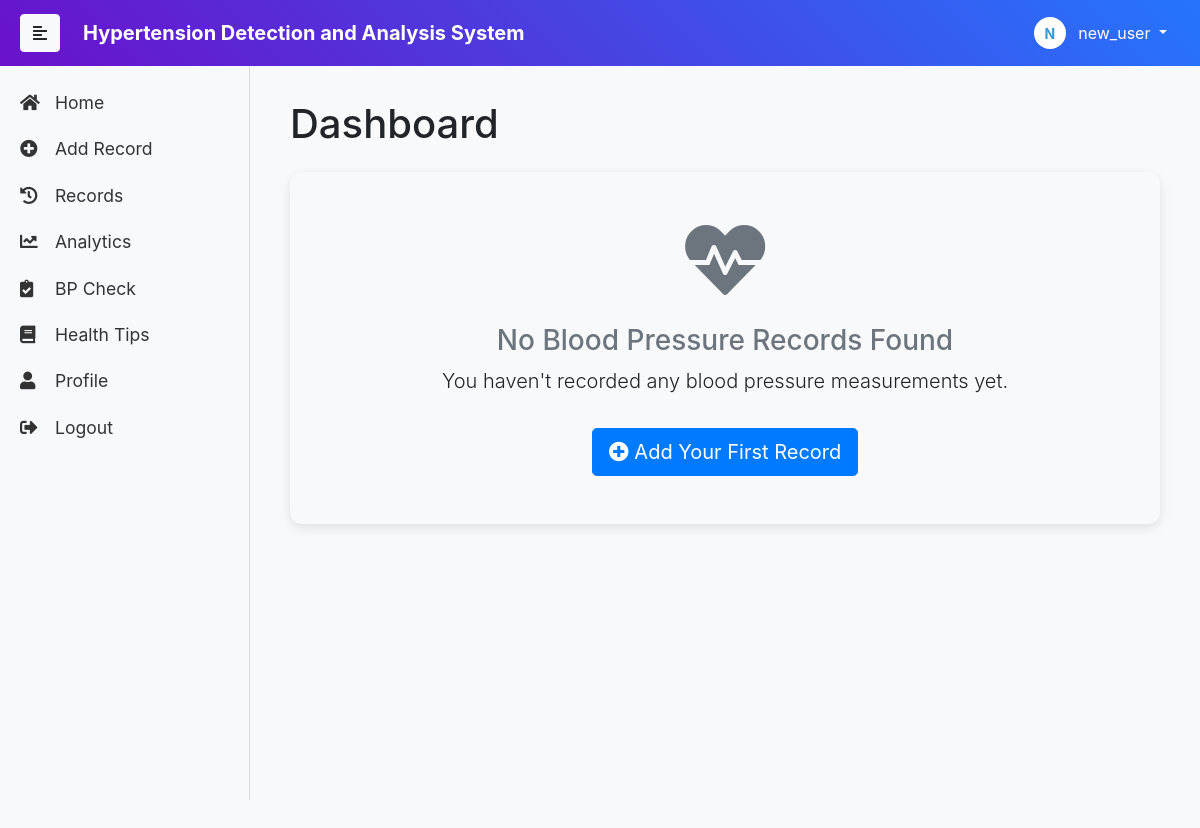
Page / (signed in) on the earlier database version.
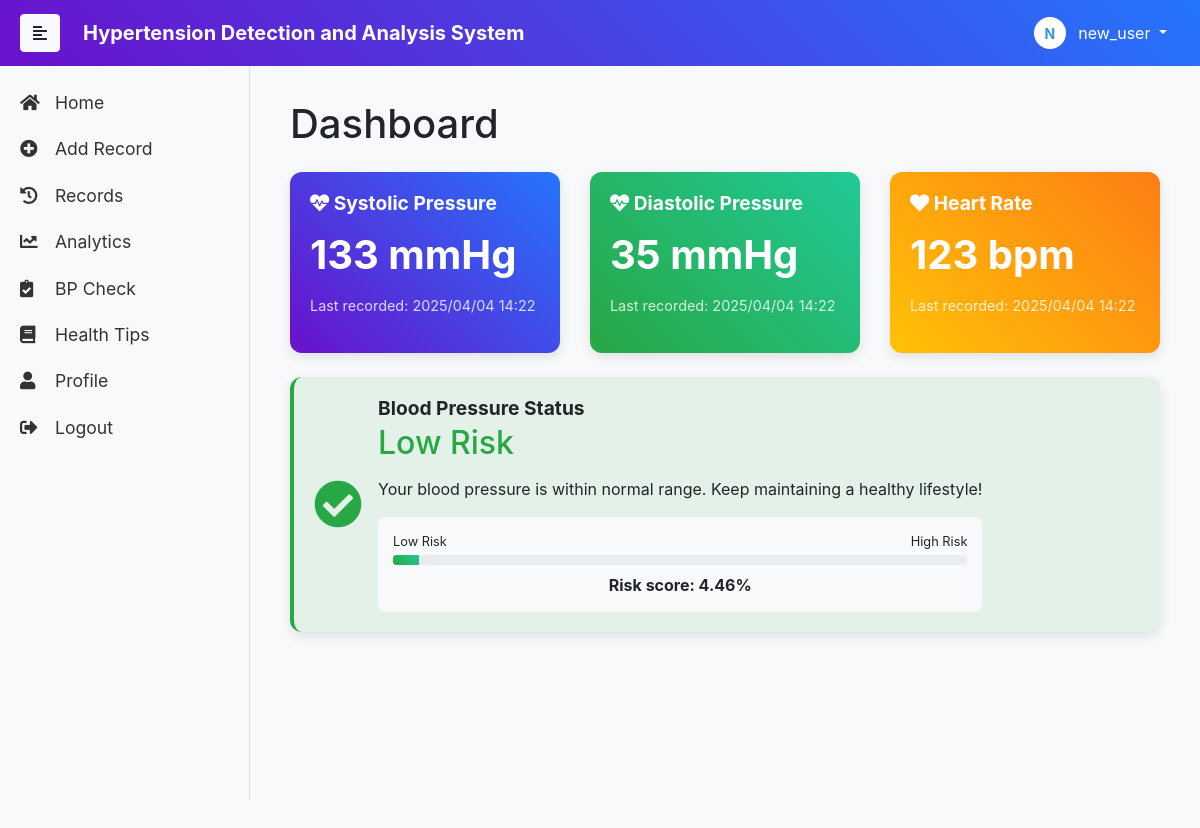
Same page on the later database version.
### app.py (models this page shows, shortened)
class BloodPressureRecord(db.Model):
    __tablename__ = 'blood_pressure_records'
    id = db.Column(db.Integer, primary_key=True)
    user_id = db.Column(db.Integer, db.ForeignKey('users.id'), nullable=False)
    systolic = db.Column(db.Integer, nullable=False)  # 收缩压
    diastolic = db.Column(db.Integer, nullable=False)  # 舒张压
    pulse = db.Column(db.Integer)  # 脉搏
    recorded_at = db.Column(db.DateTime, default=datetime.utcnow)
    notes = db.Column(db.String(500))  # 备注
    predicted_risk = db.Column(db.Float)  # 预测风险值(0-1)
    predicted_status = db.Column(db.String(20))  # 预测状态
    user = db.relationship('User', backref=db.backref('blood_pressure_records', lazy=True))
    @property
    def status(self):
        if not self.predicted_status:
            return self._default_status()
        return self.predicted_status

### app.py (the view)
@app.route('/')
@login_required
def index():
    latest_record = BloodPressureRecord.query.filter_by(user_id=current_user.id)\
                        .order_by(desc(BloodPressureRecord.recorded_at)).first()
    return render_template('index.html', latest_record=latest_record)

### app.py (called while the page is built)
@login_manager.user_loader
def load_user(user_id):
    return User.query.get(int(user_id))

    @property
    def is_authenticated(self):
        return True

### templates/index.html (shortened to what the changed rows need)
{% extends "base.html" %}
{% block content %}
<link rel="stylesheet" href="{{ url_for('static', filename='css/index.css') }}">
<div class="container-fluid">
    <h1 class="mb-4">Dashboard</h1>
    {% if latest_record %}
    <div class="row">
        <div class="col-md-4">
            <div class="card bg-primary text-white mb-4">
                <div class="card-body">
                    <h5 class="card-title"><i class="fas fa-heartbeat"></i> Systolic Pressure</h5>
                    <p class="card-value">{{ latest_record.systolic }} mmHg</p>
                    <p class="card-meta">Last recorded: {{ latest_record.recorded_at.strftime('%Y/%m/%d %H:%M') }}</p>
                </div>
            </div>
        </div>
        <div class="col-md-4">
            <div class="card bg-success text-white mb-4">
                <div class="card-body">
                    <h5 class="card-title"><i class="fas fa-heartbeat"></i> Diastolic Pressure</h5>
                    <p class="card-value">{{ latest_record.diastolic }} mmHg</p>
                    <p class="card-meta">Last recorded: {{ latest_record.recorded_at.strftime('%Y/%m/%d %H:%M') }}</p>
                </div>
            </div>
        </div>
        <div class="col-md-4">
            <div class="card bg-warning text-white mb-4">
                <div class="card-body">
                    <h5 class="card-title"><i class="fas fa-heart"></i> Heart Rate</h5>
                    <p class="card-value">{% if latest_record.pulse %}{{ latest_record.pulse }} bpm{% else %}--{% endif %}</p>
                    <p class="card-meta">Last recorded: {{ latest_record.recorded_at.strftime('%Y/%m/%d %H:%M') }}</p>
                </div>
            </div>
        </div>
    </div>
    <div class="row">
        <div class="col-md-12">
            <div class="card {% if latest_record.predicted_risk < 0.3 %}border-left-success bg-success-light
                         {% elif latest_record.predicted_risk < 0.6 %}border-left-warning bg-warning-light
                         {% else %}border-left-danger bg-danger-light{% endif %} mb-4">
                <div class="card-body">
                    <div class="d-flex align-items-center">
                        <div class="mr-3">
                            {% if latest_record.predicted_risk < 0.3 %}
                            <i class="fas fa-check-circle fa-3x text-success"></i>
                            {% elif latest_record.predicted_risk < 0.6 %}
                            <i class="fas fa-exclamation-triangle fa-3x text-warning"></i>
                            {% else %}
                            <i class="fas fa-times-circle fa-3x text-danger"></i>
                            {% endif %}
                        </div>
                        <div>
                            <h5 class="card-title font-weight-bold mb-1">Blood Pressure Status</h5>
                            <h2 class="mb-2 {% if latest_record.predicted_risk < 0.3 %}text-success
                                          {% elif latest_record.predicted_risk < 0.6 %}text-warning
                                          {% else %}text-danger{% endif %}">
                                {{ latest_record.status }}
                            </h2>
                            <p class="card-text mb-1">
                                {% if "Low" in latest_record.status %}
                                Your blood pressure is within normal range. Keep maintaining a healthy lifestyle!
                                {% elif "Medium" in latest_record.status %}
                                Your blood pressure shows some risk factors. Consider lifestyle changes.
                                {% else %}
                                Your blood pressure indicates high risk. Please consult a healthcare professional.
                                {% endif %}
                            </p>
                            <div class="risk-meter mt-3">
                                <div class="d-flex justify-content-between mb-1">
                                    <small>Low Risk</small>
                                    <small>High Risk</small>
                                </div>
                                <div class="progress" style="height: 10px;">
                                    <div class="progress-bar {% if latest_record.predicted_risk < 0.3 %}bg-success
                                                           {% elif latest_record.predicted_risk < 0.6 %}bg-warning
                                                           {% else %}bg-danger{% endif %}"
                                         role="progressbar"
                                         style="width: {{ latest_record.predicted_risk * 100 }}%"
                                         aria-valuenow="{{ latest_record.predicted_risk * 100 }}"
                                         aria-valuemin="0"
                                         aria-valuemax="100">
                                    </div>
                                </div>
                                <div class="text-center mt-2">
                                    <strong>Risk score: {{ "%.2f"|format(latest_record.predicted_risk*100) }}%</strong>
                                </div>
                            </div>
                        </div>
                    </div>
                </div>
            </div>
        </div>
    </div>
    {% else %}
    <div class="row">
        <div class="col-md-12">
            <div class="card bg-light mb-4">
                <div class="card-body text-center py-5">
                    <i class="fas fa-heartbeat fa-5x text-muted mb-4"></i>
                    <h3 class="text-muted">No Blood Pressure Records Found</h3>
                    <p class="lead">You haven't recorded any blood pressure measurements yet.</p>
                    <a href="{{ url_for('add_record') }}" class="btn btn-primary btn-lg mt-3">
                        <i class="fas fa-plus-circle"></i> Add Your First Record
                    </a>
                </div>
            </div>
        </div>
    </div>
    {% endif %}
</div>
{% endblock %}

Differences in the rows shown:
added BloodPressureRecord: systolic "133", recorded_at "2025/04/04 14:22", diastolic "35", pulse "123", status "Low Risk", latest_record.predicted_risk*100 "4.46"
Other differences:
text no longer shown: "No Blood Pressure Records Found You haven't recorded any blood pressure measurements yet. Add Your First Record"
text now shown: "Systolic Pressure mmHg Last recorded: Diastolic Pressure mmHg Last recorded: Heart Rate bpm Last recorded: Blood Pressure Status Your blood pressure is within normal range. Keep maintaining a healthy lifestyle! Low Risk High Risk Risk score: %"
